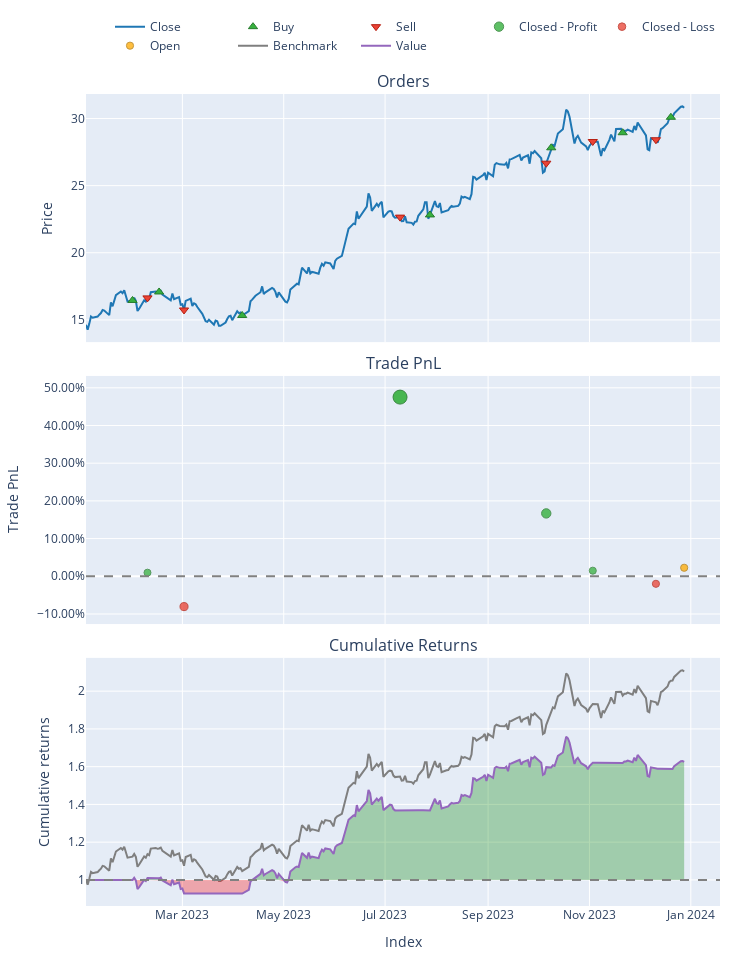

The code cell stored with this chart in its notebook:
### Code cell
petro.executar_backtest()

### Figure 1 — Plotly figure (JSON) as saved in the notebook; plotly's stock layout.template omitted (floating-point values rounded to 4 significant figures; data arrays with more than 128 entries replaced by an {"elided": "..."} marker saying what was removed)
{"data": [{"legendgroup": "0", "line": {"color": "#1f77b4"}, "name": "Close", "showlegend": true, "type": "scatter", "uid": "d72ab47f-1690-4d84-b2a2-53d521dd60be", "x": {"elided": "248 str values"}, "xaxis": "x", "y": {"elided": "248 float values"}, "yaxis": "y"}, {"customdata": [[0, 6.073, 0.0999], [2, 5.905, 0.1009], [4, 6.05, 0.09276], [6, 5.995, 0.1368], [8, 5.737, 0.1596], [10, 5.596, 0.162], [12, 5.275, 0.1587]], "hovertemplate": "Order Id: %{customdata[0]}<br>Timestamp: %{x}<br>Price: %{y}<br>Size: %{customdata[1]:.6f}<br>Fees: %{customdata[2]:.6f}", "legendgroup": "1", "marker": {"color": "#37B13F", "line": {"color": "rgb(38,123,44)", "width": 1}, "size": 8, "symbol": "triangle-up"}, "mode": "markers", "name": "Buy", "type": "scatter", "uid": "ac316ae9-059b-45b5-8889-6492eaf1480d", "x": ["2023-01-30T00:00:00", "2023-02-15T00:00:00", "2023-04-06T00:00:00", "2023-07-28T00:00:00", "2023-10-09T00:00:00", "2023-11-21T00:00:00", "2023-12-20T00:00:00"], "xaxis": "x", "y": [16.45, 17.08, 15.33, 22.82, 27.82, 28.94, 30.09], "yaxis": "y"}, {"customdata": [[1, 6.073, 0.1011], [3, 5.905, 0.09294], [5, 6.05, 0.1371], [7, 5.995, 0.1599], [9, 5.737, 0.1623], [11, 5.596, 0.159]], "hovertemplate": "Order Id: %{customdata[0]}<br>Timestamp: %{x}<br>Price: %{y}<br>Size: %{customdata[1]:.6f}<br>Fees: %{customdata[2]:.6f}", "legendgroup": "2", "marker": {"color": "#EA4335", "line": {"color": "rgb(181,31,18)", "width": 1}, "size": 8, "symbol": "triangle-down"}, "mode": "markers", "name": "Sell", "type": "scatter", "uid": "d7133a39-4edc-44a5-b5c0-ff5a29ec5a30", "x": ["2023-02-08T00:00:00", "2023-03-02T00:00:00", "2023-07-10T00:00:00", "2023-10-06T00:00:00", "2023-11-03T00:00:00", "2023-12-11T00:00:00"], "xaxis": "x", "y": [16.64, 15.74, 22.66, 26.67, 28.29, 28.42], "yaxis": "y"}, {"customdata": [[0, 0, 0.9629, 0.009639], [2, 2, 44.09, 0.4753], [3, 3, 22.81, 0.1668], [4, 4, 2.372, 0.01486]], "hovertemplate": "Exit Trade Id: %{customdata[0]}<br>Position Id: %{customdata[1]}<br>Exit Timestamp: %{x}<br>PnL: %{customdata[2]:.6f}<br>Return: %{customdata[3]:.2%}", "legendgroup": "3", "marker": {"color": "#37B13F", "line": {"color": "rgb(38,123,44)", "width": 1}, "opacity": [0.75, 0.9, 0.8006, 0.7517], "size": [7, 14, 9.362, 7.079], "symbol": "circle"}, "mode": "markers", "name": "Closed - Profit", "type": "scatter", "uid": "da1682f3-971a-4e33-baf5-3eeca0dcd46a", "x": ["2023-02-08T00:00:00", "2023-07-10T00:00:00", "2023-10-06T00:00:00", "2023-11-03T00:00:00"], "xaxis": "x2", "y": [0.009639, 0.4753, 0.1668, 0.01486], "yaxis": "y2"}, {"customdata": [[1, 1, -8.115, -0.08046], [5, 5, -3.231, -0.01995]], "hovertemplate": "Exit Trade Id: %{customdata[0]}<br>Position Id: %{customdata[1]}<br>Exit Timestamp: %{x}<br>PnL: %{customdata[2]:.6f}<br>Return: %{customdata[3]:.2%}", "legendgroup": "4", "marker": {"color": "#EA4335", "line": {"color": "rgb(181,31,18)", "width": 1}, "opacity": [0.7728, 0.7533], "size": [8.065, 7.155], "symbol": "circle"}, "mode": "markers", "name": "Closed - Loss", "type": "scatter", "uid": "2bbbb413-7233-4044-b887-5c2b96a5d972", "x": ["2023-03-02T00:00:00", "2023-12-11T00:00:00"], "xaxis": "x2", "y": [-0.08046, -0.01995], "yaxis": "y2"}, {"customdata": [[6, 6, 3.594, 0.02264]], "hovertemplate": "Exit Trade Id: %{customdata[0]}<br>Position Id: %{customdata[1]}<br>Exit Timestamp: %{x}<br>PnL: %{customdata[2]:.6f}<br>Return: %{customdata[3]:.2%}", "legendgroup": "5", "marker": {"color": "#FFAA00", "line": {"color": "rgb(178,118,0)", "width": 1}, "opacity": [0.7542], "size": [7.195], "symbol": "circle"}, "mode": "markers", "name": "Open", "type": "scatter", "uid": "154ed6fd-46cb-4fed-896a-f222c4eaf0df", "x": ["2023-12-28T00:00:00"], "xaxis": "x2", "y": [0.02264], "yaxis": "y2"}, {"legendgroup": "6", "line": {"color": "#7f7f7f"}, "name": "Benchmark", "showlegend": true, "type": "scatter", "uid": "df828a6c-c6ae-4d25-ab25-f4c543cf43a9", "x": {"elided": "248 str values"}, "xaxis": "x3", "y": {"elided": "248 float values"}, "yaxis": "y3"}, {"hoverinfo": "skip", "legendgroup": "7", "line": {"color": "rgba(0, 0, 0, 0)", "width": 0}, "opacity": 0, "showlegend": false, "type": "scatter", "uid": "2ec85af5-70cf-423e-8de8-f2f330182b05", "x": {"elided": "248 str values"}, "xaxis": "x3", "y": {"elided": "248 int values"}, "yaxis": "y3"}, {"connectgaps": false, "fill": "tonexty", "fillcolor": "rgba(0, 128, 0, 0.3)", "hoverinfo": "skip", "legendgroup": "7", "line": {"color": "rgba(0, 0, 0, 0)", "width": 0}, "opacity": 0, "showlegend": false, "type": "scatter", "uid": "0bc08e7d-bbb7-4a7d-b7d6-607e121f157f", "x": {"elided": "248 str values"}, "xaxis": "x3", "y": {"elided": "248 float values"}, "yaxis": "y3"}, {"hoverinfo": "skip", "legendgroup": "7", "line": {"color": "rgba(0, 0, 0, 0)", "width": 0}, "opacity": 0, "showlegend": false, "type": "scatter", "uid": "b52dc50f-cf89-41b8-9122-81080b8ec916", "x": {"elided": "248 str values"}, "xaxis": "x3", "y": {"elided": "248 int values"}, "yaxis": "y3"}, {"connectgaps": false, "fill": "tonexty", "fillcolor": "rgba(255, 0, 0, 0.3)", "hoverinfo": "skip", "legendgroup": "7", "line": {"color": "rgba(0, 0, 0, 0)", "width": 0}, "opacity": 0, "showlegend": false, "type": "scatter", "uid": "bbb7096f-cd20-4971-b2f6-aa0c35d5223d", "x": {"elided": "248 str values"}, "xaxis": "x3", "y": {"elided": "248 float values"}, "yaxis": "y3"}, {"legendgroup": "8", "line": {"color": "#9467bd"}, "name": "Value", "showlegend": true, "type": "scatter", "uid": "29493cae-fb6e-4825-a9df-02772452ac15", "x": {"elided": "248 str values"}, "xaxis": "x3", "y": {"elided": "248 float values"}, "yaxis": "y3"}, {"hoverinfo": "skip", "legendgroup": "7", "line": {"color": "rgba(0, 0, 0, 0)", "width": 0}, "opacity": 0, "showlegend": false, "type": "scatter", "uid": "121f75b4-0f2e-4928-9570-a1e87d556e1c", "x": {"elided": "248 str values"}, "xaxis": "x3", "y": {"elided": "248 int values"}, "yaxis": "y3"}], "layout": {"annotations": [{"font": {"size": 16}, "showarrow": false, "text": "Orders", "x": 0.5, "xanchor": "center", "xref": "paper", "y": 1, "yanchor": "bottom", "yref": "paper"}, {"font": {"size": 16}, "showarrow": false, "text": "Trade PnL", "x": 0.5, "xanchor": "center", "xref": "paper", "y": 0.6528, "yanchor": "bottom", "yref": "paper"}, {"font": {"size": 16}, "showarrow": false, "text": "Cumulative Returns", "x": 0.5, "xanchor": "center", "xref": "paper", "y": 0.3056, "yanchor": "bottom", "yref": "paper"}], "height": 960, "legend": {"orientation": "h", "traceorder": "normal", "x": 1, "xanchor": "right", "y": 1.042, "yanchor": "bottom"}, "margin": {"b": 30, "l": 30, "r": 30, "t": 30}, "shapes": [{"line": {"color": "gray", "dash": "dash"}, "type": "line", "x0": 0, "x1": 1, "xref": "paper", "y0": 0, "y1": 0, "yref": "y2"}, {"line": {"color": "gray", "dash": "dash"}, "type": "line", "x0": 0, "x1": 1, "xref": "paper", "y0": 1, "y1": 1, "yref": "y3"}], "showlegend": true, "width": 750, "xaxis": {"anchor": "y", "domain": [0, 1], "matches": "x3", "showticklabels": false}, "xaxis2": {"anchor": "y2", "domain": [0, 1], "matches": "x3", "showticklabels": false}, "xaxis3": {"anchor": "y3", "domain": [0, 1], "title": {"text": "Index"}}, "yaxis": {"anchor": "x", "domain": [0.6944, 1], "title": {"text": "Price"}}, "yaxis2": {"anchor": "x2", "domain": [0.3472, 0.6528], "tickformat": ".2%", "title": {"text": "Trade PnL"}}, "yaxis3": {"anchor": "x3", "domain": [0, 0.3056], "title": {"text": "Cumulative returns"}}}}
